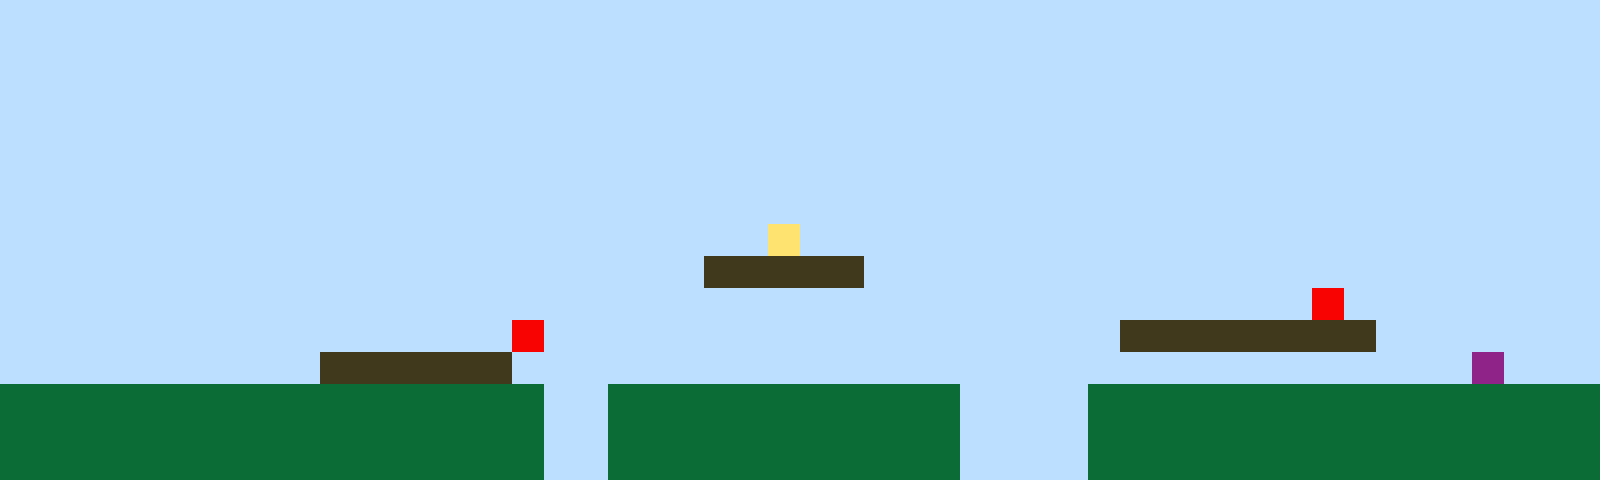

A 2D game scene composited from a Tiled map and its tileset images. What follows is a short description and the map's XML, with every tile layer's data as written:
An orthogonal 50x15 tile map with 32x32 px tiles, 1 tile layer (Tile Layer 1).

<map version="1.10" tiledversion="1.11.2" orientation="orthogonal" renderorder="right-up" width="50" height="15" tilewidth="32" tileheight="32" infinite="0" nextlayerid="2" nextobjectid="1"><editorsettings><export target="map1.csv" format="csv" /></editorsettings><tileset firstgid="1" name="sprites" tilewidth="32" tileheight="32" tilecount="6" columns="3"><image source="sprites.png" width="96" height="64" /></tileset><layer id="1" name="Tile Layer 1" width="50" height="15"><data encoding="csv">1,1,1,1,1,1,1,1,1,1,1,1,1,1,1,1,1,1,1,1,1,1,1,1,1,1,1,1,1,1,1,1,1,1,1,1,1,1,1,1,1,1,1,1,1,1,1,1,1,1,1,1,1,1,1,1,1,1,1,1,1,1,1,1,1,1,1,1,1,1,1,1,1,1,1,1,1,1,1,1,1,1,1,1,1,1,1,1,1,1,1,1,1,1,1,1,1,1,1,1,1,1,1,1,1,1,1,1,1,1,1,1,1,1,1,1,1,1,1,1,1,1,1,1,1,1,1,1,1,1,1,1,1,1,1,1,1,1,1,1,1,1,1,1,1,1,1,1,1,1,1,1,1,1,1,1,1,1,1,1,1,1,1,1,1,1,1,1,1,1,1,1,1,1,1,1,1,1,1,1,1,1,1,1,1,1,1,1,1,1,1,1,1,1,1,1,1,1,1,1,1,1,1,1,1,1,1,1,1,1,1,1,1,1,1,1,1,1,1,1,1,1,1,1,1,1,1,1,1,1,1,1,1,1,1,1,1,1,1,1,1,1,1,1,1,1,1,1,1,1,1,1,1,1,1,1,1,1,1,1,1,1,1,1,1,1,1,1,1,1,1,1,1,1,1,1,1,1,1,1,1,1,1,1,1,1,1,1,1,1,1,1,1,1,1,1,1,1,1,1,1,1,1,1,1,1,1,1,1,1,1,1,1,1,1,1,1,1,1,1,1,1,1,1,1,1,1,1,1,1,1,1,1,1,1,1,1,1,1,1,1,1,1,1,1,1,1,1,1,1,1,1,1,1,1,1,1,1,1,1,1,1,1,1,1,1,1,1,1,1,1,1,1,1,4,1,1,1,1,1,1,1,1,1,1,1,1,1,1,1,1,1,1,1,1,1,1,1,1,1,1,1,1,1,1,1,1,1,1,1,1,1,1,1,1,1,1,1,1,1,1,1,3,3,3,3,3,1,1,1,1,1,1,1,1,1,1,1,1,1,1,1,1,1,1,1,1,1,1,1,1,1,1,1,1,1,1,1,1,1,1,1,1,1,1,1,1,1,1,1,1,1,1,1,1,1,1,1,1,1,1,1,1,1,1,1,1,1,1,1,1,5,1,1,1,1,1,1,1,1,1,1,1,1,1,1,1,1,1,1,1,1,1,1,1,1,5,1,1,1,1,1,1,1,1,1,1,1,1,1,1,1,1,1,1,3,3,3,3,3,3,3,3,1,1,1,1,1,1,1,1,1,1,1,1,1,1,1,1,1,3,3,3,3,3,3,1,1,1,1,1,1,1,1,1,1,1,1,1,1,1,1,1,1,1,1,1,1,1,1,1,1,1,1,1,1,6,1,1,1,2,2,2,2,2,2,2,2,2,2,2,2,2,2,2,2,2,1,1,2,2,2,2,2,2,2,2,2,2,2,1,1,1,1,2,2,2,2,2,2,2,2,2,2,2,2,2,2,2,2,2,2,2,2,2,2,2,2,2,2,2,2,2,2,2,2,2,1,1,2,2,2,2,2,2,2,2,2,2,2,1,1,1,1,2,2,2,2,2,2,2,2,2,2,2,2,2,2,2,2,2,2,2,2,2,2,2,2,2,2,2,2,2,2,2,2,2,1,1,2,2,2,2,2,2,2,2,2,2,2,1,1,1,1,2,2,2,2,2,2,2,2,2,2,2,2,2,2,2,2</data></layer></map>
